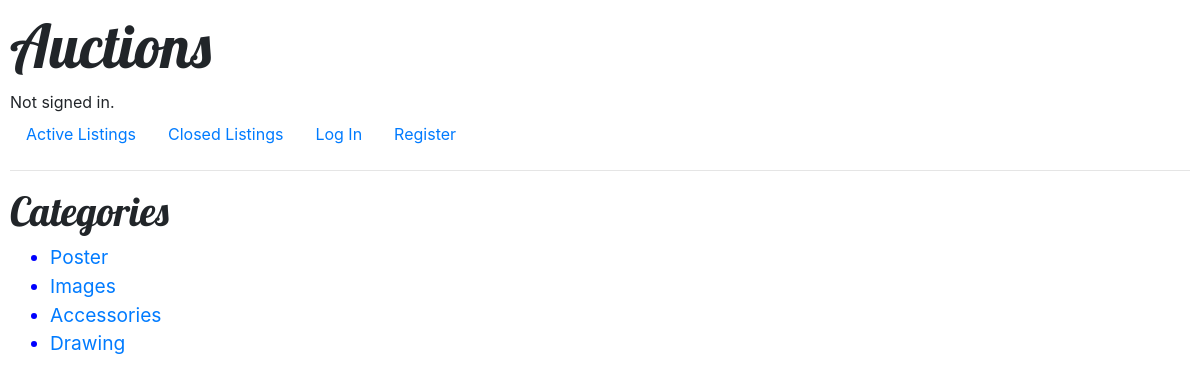
The page /categories on the database its author committed.
### auctions/models.py (models this page shows, shortened)
class Category(models.Model):
    category_name = models.CharField(max_length=64, primary_key=True)

### auctions/views.py (the view)
# urls.py: path("categories", views.categories, name="categories"),
def categories(request):
    all_categories = Category.objects.all()
    return render(request, "auctions/categories.html", {
        "all_categories" : all_categories
    })

### auctions/templates/auctions/categories.html
{% extends "auctions/layout.html" %}
    {% block body %}
        <h2> Categories </h2>
    {% if all_categories %}
    <ul>
        {% for category in all_categories %}
        <li class="category_list">
            <a href="{% url 'category_listing' category.category_name %}">{{ category.category_name }}</a>
        </li>
        {% endfor %}
    </ul>
    {% else %}
        No Categories yet.
    {% endif %}
{% endblock %}

### auctions/static/auctions/styles.css (style rules this page uses)
h2 { font-size: 40px; font-family: 'Lobster', cursive; }
body { padding: 10px; }
.category_list { list-style: disc; color: blue; font-size: larger; }

### rows shown on the page
Category: category_name "Poster"
Category: category_name "Images"
Category: category_name "Accessories"
Category: category_name "Drawing"
